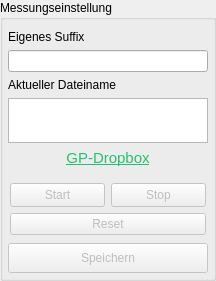
       <widget class="QGroupBox" name="groupBox">
        <property name="minimumSize">
         <size>
          <width>0</width>
          <height>40</height>
         </size>
        </property>
        <property name="title">
         <string>Messungseinstellung</string>
        </property>
        <layout class="QVBoxLayout" name="verticalLayout_3">
         <property name="leftMargin">
          <number>5</number>
         </property>
         <property name="topMargin">
          <number>10</number>
         </property>
         <property name="rightMargin">
          <number>5</number>
         </property>
         <property name="bottomMargin">
          <number>5</number>
         </property>
         <item>
          <widget class="QLabel" name="lblSuffix">
           <property name="text">
            <string>Eigenes Suffix</string>
           </property>
          </widget>
         </item>
         <item>
          <widget class="QLineEdit" name="leSuffix">
           <property name="sizePolicy">
            <sizepolicy hsizetype="MinimumExpanding" vsizetype="Fixed">
             <horstretch>0</horstretch>
             <verstretch>0</verstretch>
            </sizepolicy>
           </property>
           <property name="toolTip">
            <string>Ein benutzerdefiniertes Suffix mit maximal 20 Zeichen</string>
           </property>
           <property name="text">
            <string notr="true"/>
           </property>
           <property name="maxLength">
            <number>20</number>
           </property>
          </widget>
         </item>
         <item>
          <widget class="QLabel" name="lblCurrentFilename">
           <property name="text">
            <string>Aktueller Dateiname</string>
           </property>
          </widget>
         </item>
         <item>
          <widget class="QPlainTextEdit" name="pteCurrentFilename">
           <property name="sizePolicy">
            <sizepolicy hsizetype="MinimumExpanding" vsizetype="Fixed">
             <horstretch>0</horstretch>
             <verstretch>0</verstretch>
            </sizepolicy>
           </property>
           <property name="maximumSize">
            <size>
             <width>200</width>
             <height>45</height>
            </size>
           </property>
           <property name="toolTip">
            <string>&lt;html&gt;&lt;head/&gt;&lt;body&gt;&lt;p&gt;Die Dateien werden in einem speziell generierten Ordner abgelegt, welche die Nutzung der &lt;a href=&quot;https://openbis.physik.tu-berlin.de/doku/students/gp/automatic_upload.html&quot;&gt;&lt;span style=&quot; text-decoration: underline; color:#27bf73;&quot;&gt;GP Dropbox&lt;/span&gt;&lt;/a&gt; für den automatischen Upload erleichtert.&lt;/p&gt;&lt;/body&gt;&lt;/html&gt;</string>
           </property>
           <property name="verticalScrollBarPolicy">
            <enum>Qt::ScrollBarPolicy::ScrollBarAlwaysOff</enum>
           </property>
           <property name="horizontalScrollBarPolicy">
            <enum>Qt::ScrollBarPolicy::ScrollBarAlwaysOff</enum>
           </property>
           <property name="undoRedoEnabled">
            <bool>false</bool>
           </property>
           <property name="readOnly">
            <bool>true</bool>
           </property>
           <property name="plainText">
            <string/>
           </property>
          </widget>
         </item>
         <item>
          <widget class="QLabel" name="lblDropbox">
           <property name="font">
            <font>
             <pointsize>11</pointsize>
            </font>
           </property>
           <property name="text">
            <string>&lt;html&gt;&lt;head/&gt;&lt;body&gt;&lt;p&gt;&lt;a href=&quot;https://openbis.physik.tu-berlin.de/doku/students/gp/automatic_upload.html&quot;&gt;&lt;span style=&quot; text-decoration: underline; color:#27bf73;&quot;&gt;GP-Dropbox&lt;/span&gt;&lt;/a&gt;&lt;/p&gt;&lt;/body&gt;&lt;/html&gt;</string>
           </property>
           <property name="alignment">
            <set>Qt::AlignmentFlag::AlignHCenter|Qt::AlignmentFlag::AlignTop</set>
           </property>
          </widget>
         </item>
         <item>
          <layout class="QGridLayout" name="gridLayout_2">
           <property name="leftMargin">
            <number>2</number>
           </property>
           <property name="topMargin">
            <number>10</number>
           </property>
           <property name="rightMargin">
            <number>2</number>
           </property>
           <property name="bottomMargin">
            <number>2</number>
           </property>
           <item row="0" column="1">
            <widget class="QPushButton" name="btnStopMeasurement">
             <property name="enabled">
              <bool>false</bool>
             </property>
             <property name="minimumSize">
              <size>
               <width>60</width>
               <height>24</height>
              </size>
             </property>
             <property name="maximumSize">
              <size>
               <width>500</width>
               <height>32</height>
              </size>
             </property>
             <property name="toolTip">
              <string>Aktuelle Messung stoppen</string>
             </property>
             <property name="text">
              <string>Stop</string>
             </property>
            </widget>
           </item>
           <item row="0" column="0">
            <widget class="QPushButton" name="btnStartMeasurement">
             <property name="enabled">
              <bool>false</bool>
             </property>
             <property name="minimumSize">
              <size>
               <width>60</width>
               <height>24</height>
              </size>
             </property>
             <property name="maximumSize">
              <size>
               <width>500</width>
               <height>32</height>
              </size>
             </property>
             <property name="toolTip">
              <string>Start der Messung</string>
             </property>
             <property name="text">
              <string>Start</string>
             </property>
            </widget>
           </item>
           <item row="1" column="0" colspan="2">
            <widget class="QPushButton" name="btnResetMeasurement">
             <property name="enabled">
              <bool>false</bool>
             </property>
             <property name="toolTip">
              <string>Alle gespeicherten Messpunkte verwerfen</string>
             </property>
             <property name="text">
              <string>Reset</string>
             </property>
            </widget>
           </item>
          </layout>
         </item>
         <item>
          <widget class="QPushButton" name="btnSave">
           <property name="enabled">
            <bool>false</bool>
           </property>
           <property name="sizePolicy">
            <sizepolicy hsizetype="Minimum" vsizetype="Fixed">
             <horstretch>0</horstretch>
             <verstretch>0</verstretch>
            </sizepolicy>
           </property>
           <property name="minimumSize">
            <size>
             <width>100</width>
             <height>30</height>
            </size>
           </property>
           <property name="maximumSize">
            <size>
             <width>1000</width>
             <height>32</height>
            </size>
           </property>
           <property name="toolTip">
            <string>Messung speichern (Dateidialog)</string>
           </property>
           <property name="text">
            <string>Speichern</string>
           </property>
          </widget>
         </item>
        </layout>
       </widget>
